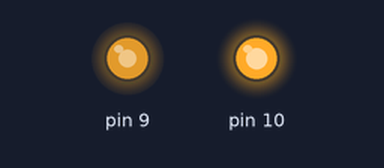
Recording of a sketch running on a simulated Arduino Uno, built with avr-gcc and run on an emulated ATmega328P. On the bench: output pins drawn as LEDs (lit = HIGH).

Above: at 0.1 s.
Timing chart, 0 to 1.6 s (numbered marks = the images above):
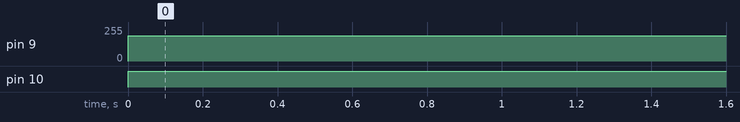

Measured:
- by itself, pin 9: 0/255 → 190/255 at 0.00 s
- by itself, pin 10: LOW → HIGH at 0.00 s

The sketch:

intensitati_diferite_2_becuri.ino
```cpp
void setup() {
  // put your setup code here, to run once:

}

void loop() {
  // put your main code here, to run repeatedly:
analogWrite(9, 190);
analogWrite(10, 255);
}
```
